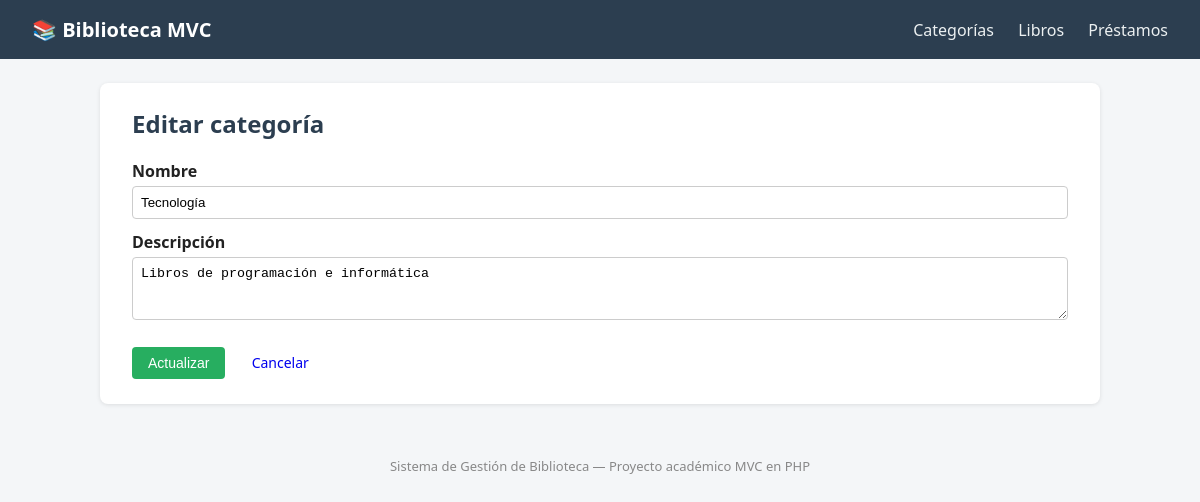
The page /index.php?controller=categoria&action=edit&id=2 on the database its author committed.
### tables this page shows
CREATE TABLE IF NOT EXISTS categorias (
    id INT AUTO_INCREMENT PRIMARY KEY,
    nombre VARCHAR(100) NOT NULL,
    descripcion VARCHAR(255),
    created_at TIMESTAMP DEFAULT CURRENT_TIMESTAMP
);

### controllers/CategoriaController.php (called while the page is built, shortened)
<?php
require_once __DIR__ . '/../models/Categoria.php';
class CategoriaController
{
    private $model;
    public function __construct()
    {
        $this->model = new Categoria();
    }
    public function edit()
    {
        $categoria = $this->model->getById($_GET['id']);
        require __DIR__ . '/../views/categorias/edit.php';
    }
}

### public/index.php (called while the page is built, shortened)
<?php
$action = $_GET['action'] ?? 'index';
$controller = new $className();
$controller->$action();

### config/Database.php (called while the page is built)
<?php
class Database
{
    private static $instance = null;
    private $connection;
    private $host = 'localhost';
    private $dbname = 'biblioteca_mvc';
    private $username = 'root';
    private $password = '';
    private function __construct()
    {
        try {
            $dsn = "mysql:host={$this->host};dbname={$this->dbname};charset=utf8mb4";
            $this->connection = new PDO($dsn, $this->username, $this->password);
            $this->connection->setAttribute(PDO::ATTR_ERRMODE, PDO::ERRMODE_EXCEPTION);
            $this->connection->setAttribute(PDO::ATTR_DEFAULT_FETCH_MODE, PDO::FETCH_ASSOC);
        } catch (PDOException $e) {
            die('Error de conexión a la base de datos: ' . $e->getMessage());
        }
    }
    public static function getInstance()
    {
        if (self::$instance === null) {
            self::$instance = new Database();
        }
        return self::$instance;
    }
    public function getConnection()
    {
        return $this->connection;
    }
}

### models/Categoria.php (called while the page is built, shortened)
<?php
require_once __DIR__ . '/../config/Database.php';
class Categoria
{
    private $db;
    public function __construct()
    {
        $this->db = Database::getInstance()->getConnection();
    }
    public function getById($id)
    {
        $stmt = $this->db->prepare("SELECT * FROM categorias WHERE id = :id");
        $stmt->execute(['id' => $id]);
        return $stmt->fetch();
    }
}

### views/categorias/edit.php (the view, shortened to what this page needs)
<?php require __DIR__ . '/../layout/header.php'; ?>
<h2>Editar categoría</h2>
<form method="POST" action="index.php?controller=categoria&action=update">
    <label for="nombre">Nombre</label>
    <input type="text" id="nombre" name="nombre" value="<?= htmlspecialchars($categoria['nombre']) ?>" required>
    <label for="descripcion">Descripción</label>
    <textarea id="descripcion" name="descripcion" rows="3"><?= htmlspecialchars($categoria['descripcion']) ?></textarea>
    <div class="actions">
        <button type="submit" class="btn btn-success">Actualizar</button>
        <a class="btn" href="index.php?controller=categoria&action=index">Cancelar</a>
    </div>
</form>
<?php require __DIR__ . '/../layout/footer.php'; ?>

### public/css/style.css (style rules this page uses)
* { box-sizing: border-box; }
body { font-family: 'Segoe UI', Arial, sans-serif; margin: 0; background: #f4f6f8; color: #222; }
h2 { margin-top: 0; color: #2c3e50; }
.btn { display: inline-block; padding: 8px 16px; border-radius: 4px; text-decoration: none; font-size: 14px; border: none; cursor: pointer; }
.btn-success { background: #27ae60; color: #fff; }
.btn + .btn { margin-left: 6px; }
form label { display: block; margin-top: 12px; font-weight: 600; }
form input, form select, form textarea { width: 100%; padding: 8px; margin-top: 4px; border: 1px solid #ccc; border-radius: 4px; }
form .actions { margin-top: 20px; }

### rows shown on the page
categorias: nombre "Tecnología", descripcion "Libros de programación e informática"
